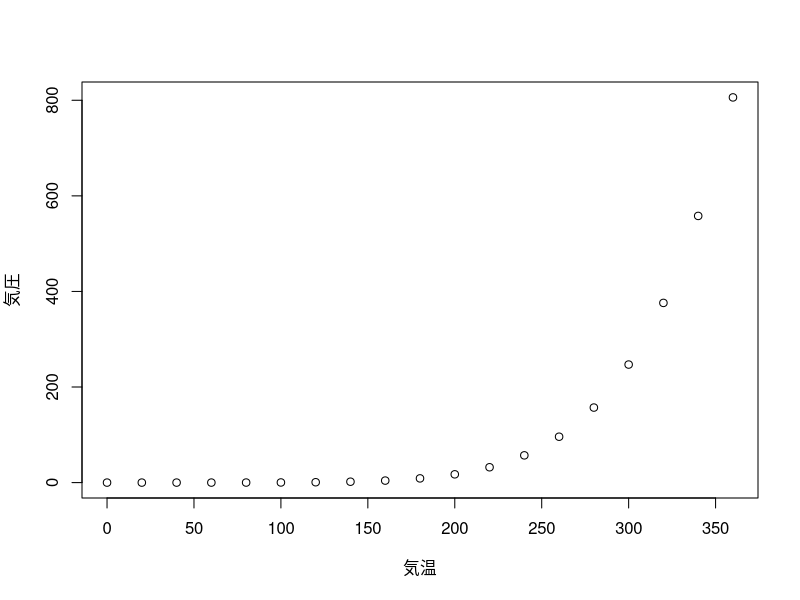

This chart was generated by the following R code:
## ---- chunk 1
knitr::opts_chunk$set(echo = TRUE)
## ---- chunk 2
summary(cars)
## ---- chunk 3
plot(pressure, xlab="気温", ylab="気圧")
